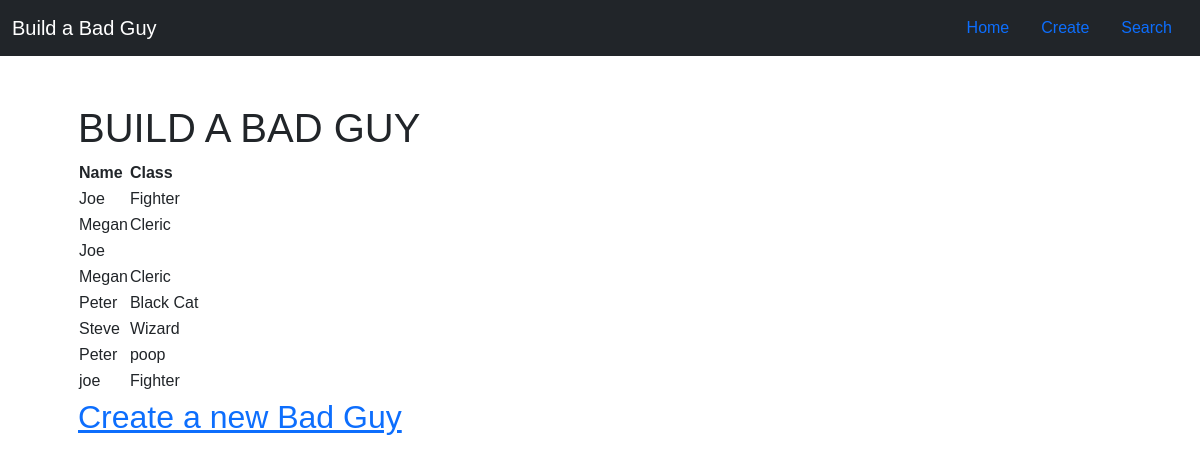
Before: / with the older database file.
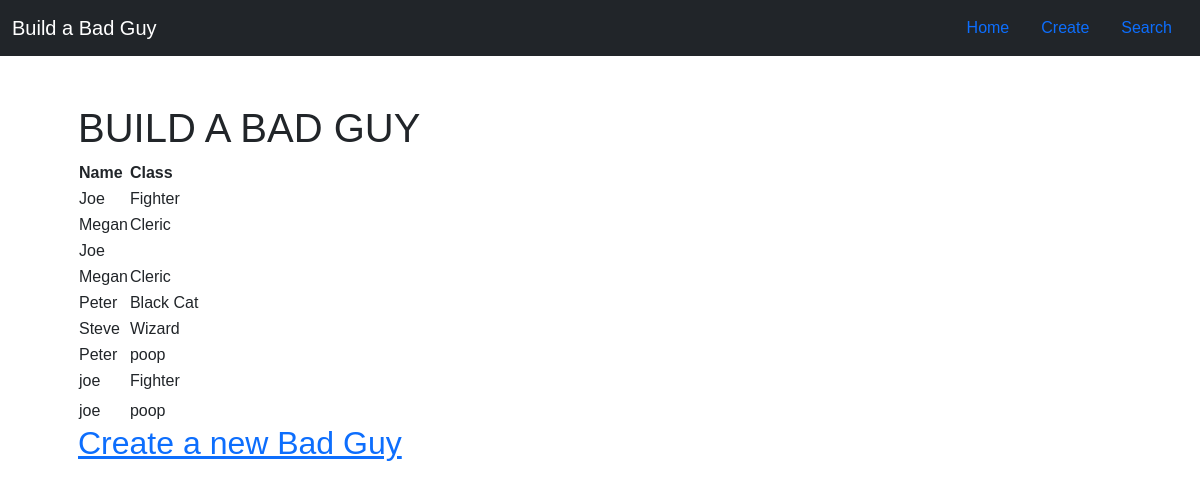
After: the same page with the newer database file.
### tables this page shows
CREATE TABLE monsters(name TEXT, class TEXT, id INT);

### app.py (the view)
@app.route("/")
def index():
    try:
        con = sql.connect(DATABASE)
        con.row_factory = sql.Row
        db = con.cursor()
        db.execute("SELECT * FROM monsters")
        my_monsters = db.fetchall()
    except:
        return render_template("oops.html")
    return render_template("index.html", my_monsters=my_monsters)

### templates/index.html (shortened to what this page needs)
{% extends "layout.html" %}
{% block main %}
<h1>BUILD A BAD GUY</h1>
<table>
    <thead>
        <tr>
            <th>
                Name
            </th>
            <th>
                Class
            </th>
        </tr>
    </thead>
    <tbody>
        {% for monster in my_monsters %}
        <tr>
            <td>
                {{ monster.name }}
            </td>
            <td>
                {{ monster.class }}
            </td>
        </tr>
        {% endfor %}
    </tbody>
</table>
<h2><a href="/create">Create a new Bad Guy</a></h2>
{% endblock %}

Changed rows visible on the page:
added monsters: name "joe", class "poop"
